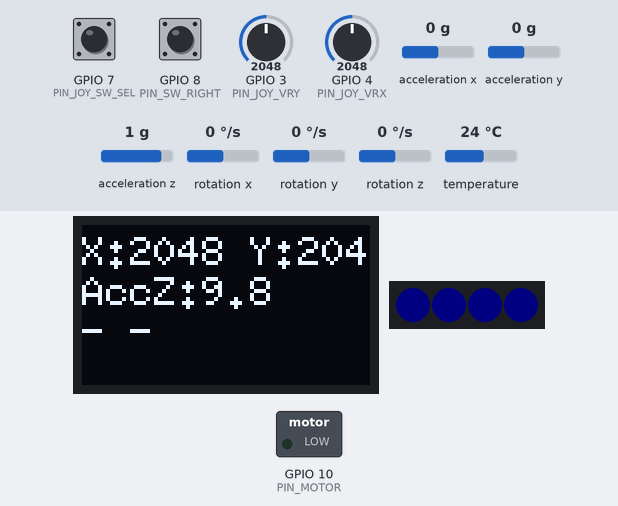
Bench run of a sketch on a simulated ESP32-C3. Shown: 72×40 one-colour display, 4 RGB LEDs in strip order, left to right, switched loads named in the sketch (green lamp = pin HIGH). The test bench sets the inputs (shaded band); at power-on: GPIO 8 (PIN_SW_RIGHT) HIGH, GPIO 7 (PIN_JOY_SW_SEL) HIGH, acceleration z 1 g, GPIO 3 (PIN_JOY_VRY) = 2048, GPIO 4 (PIN_JOY_VRX) = 2048, acceleration x 0 g, acceleration y 0 g, rotation x 0 °/s, rotation y 0 °/s, rotation z 0 °/s, temperature 24 °C. Dim RGB values are drawn brighter than linear.

Above: at 1.2 s.
1.3 s: GPIO 8 (PIN_SW_RIGHT) pulled LOW for 0.15 s
At 1.45 s:
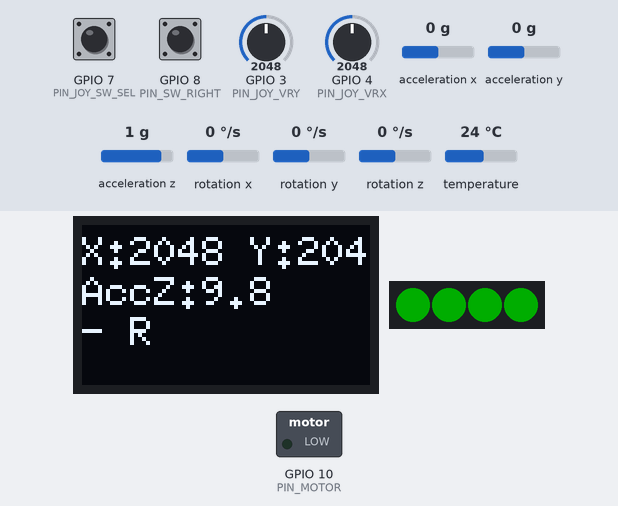
3.0 s: GPIO 7 (PIN_JOY_SW_SEL) pulled LOW for 0.15 s
At 4.3 s:
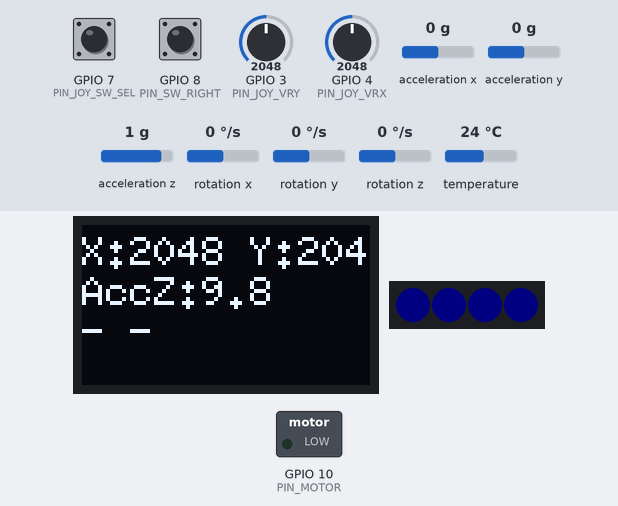
4.6 s: acceleration z set to -1.4 g
At 5.4 s:
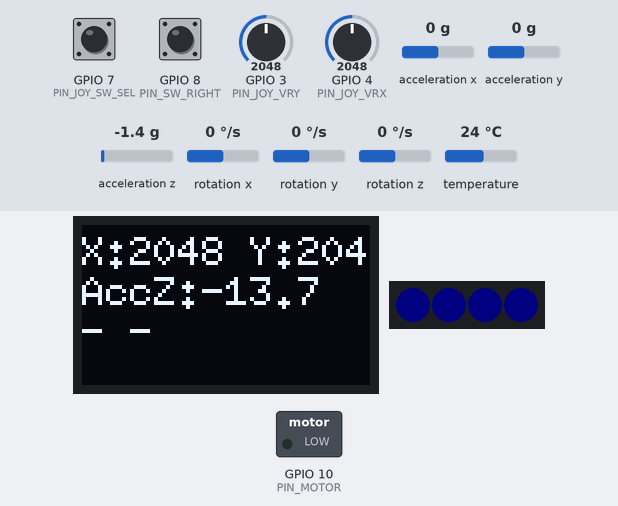
6.1 s: GPIO 3 (PIN_JOY_VRY) set to 2866
At 6.5 s:
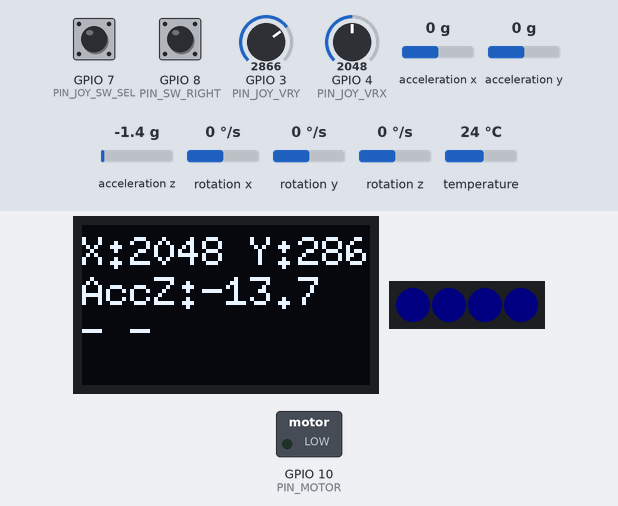
7.7 s: GPIO 4 (PIN_JOY_VRX) set to 2866
At 8.8 s:
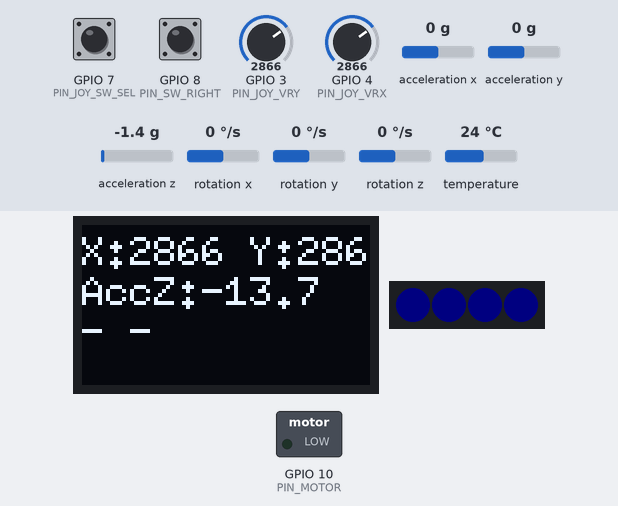
9.2 s: GPIO 8 (PIN_SW_RIGHT) pulled LOW for 1 s
At 10.0 s:
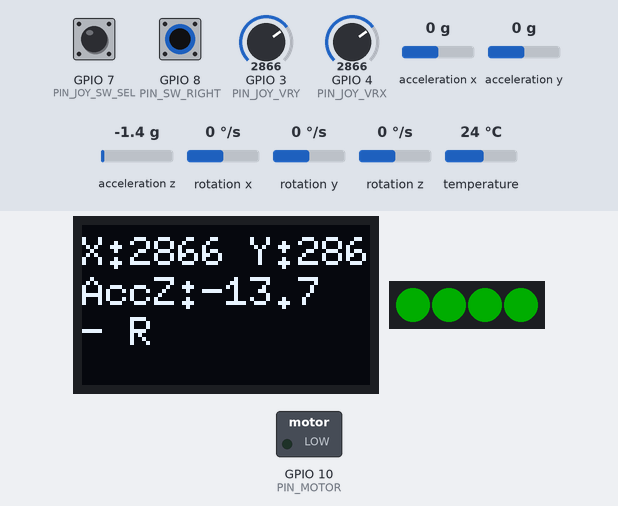
Timing chart, 0 to 12.2 s (numbered marks = the images above; inputs shaded):
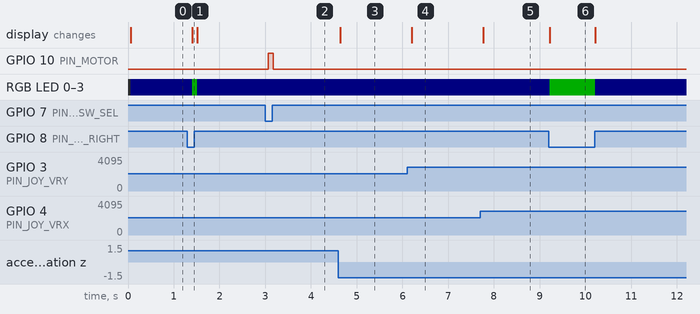

Measured:
- after the input at 1.3 s, RGB LED 0–3: RGB(0, 0, 5) → RGB(0, 50, 0) after 0.10 s, → RGB(0, 0, 5) 0.11 s later; the display: changes after 0.10 s (image 1)
- after the input at 3.0 s, GPIO 10 (PIN_MOTOR): LOW → HIGH after 0.07 s, → LOW 0.11 s later
- after the input at 4.6 s, the display: changes at once (image 3)
- after the input at 6.1 s, the display: changes after 0.10 s (image 4)
- after the input at 7.7 s, the display: changes after 0.06 s (image 5)
- after the input at 9.2 s, RGB LED 0–3: RGB(0, 0, 5) → RGB(0, 50, 0) at once, → RGB(0, 0, 5) 1.0 s later; the display: changes at once (image 6)

The sketch:

ESP32C3_Remote_Controller.ino
```cpp
/*
  ESP32C3_Remote_Controller
  פרויקט מאוחד המפעיל את כל יחידות החומרה על הלוח:
  OLED 0.42", MPU6050, ג'ויסטיק, מנוע רטט, 4 לדים RGB, כפתורים SW_LEFT/SW_RIGHT

  כל מודול חומרה מחולק לזוג קבצים משלו (h/cpp) - ראו את שאר
  הכרטיסיות בפרויקט הזה ב-Arduino IDE.

  לפני שמריצים את הקובץ הזה - כדאי לוודא שכל רכיב עובד בנפרד
  דרך הסקצ'ים ב-examples/Test_01..Test_06.
*/
#include "Pins.h"
#include "OLED_Display.h"
#include "IMU_MPU6050.h"
#include "Joystick.h"
#include "VibrationMotor.h"
#include "RGB_LEDs.h"
#include "Buttons.h"

void setup() {
  Serial.begin(115200);

  oledInit();      // גם מאתחל את ה-I2C (Wire.begin) - חייב לרוץ ראשון
  imuInit();
  joystickInit();
  motorInit();
  ledsInit();
  buttonsInit();

  oledClear();
  oledPrintLine(0, "Remote Ready");
  oledShow();
}

void loop() {
  JoystickData joy = joystickRead();
  ImuData imu = imuRead();
  bool left  = buttonLeftPressed();
  bool right = buttonRightPressed();

  // רטט כשלוחצים על הג'ויסטיק
  if (joy.pressed) motorOn();
  else motorOff();

  // לדים: אדום = שמאל, ירוק = ימין, כחול עמום = מנוחה
  if (left)       ledsSetAll(255, 0, 0);
  else if (right) ledsSetAll(0, 255, 0);
  else            ledsSetAll(0, 0, 30);
  ledsShow();

  // תצוגת מצב על המסך
  oledClear();
  oledPrintLine(0, "X:" + String(joy.x) + " Y:" + String(joy.y));
  oledPrintLine(1, "AccZ:" + String(imu.accelZ, 1));
  oledPrintLine(2, String(left ? "L" : "-") + " " + String(right ? "R" : "-"));
  oledShow();

  delay(100);
}
```

Buttons.cpp
```cpp
#include "Buttons.h"
#include "Pins.h"

void buttonsInit() {
  pinMode(PIN_SW_LEFT, INPUT);   // פול-אפ חיצוני קיים בחומרה (R2)
  pinMode(PIN_SW_RIGHT, INPUT);  // פול-אפ חיצוני קיים בחומרה (R3)
}

bool buttonLeftPressed()  { return digitalRead(PIN_SW_LEFT)  == LOW; }
bool buttonRightPressed() { return digitalRead(PIN_SW_RIGHT) == LOW; }
```

Buttons.h
```cpp
#pragma once
#include <Arduino.h>

void buttonsInit();
bool buttonLeftPressed();
bool buttonRightPressed();
```

IMU_MPU6050.cpp
```cpp
#include "IMU_MPU6050.h"
#include "Pins.h"
#include <Wire.h>
#include <Adafruit_MPU6050.h>
#include <Adafruit_Sensor.h>

static Adafruit_MPU6050 mpu;

bool imuInit() {
  // ה-I2C כבר אותחל ב-oledInit() (Wire.begin(PIN_SDA, PIN_SCL)).
  // אם רוצים להריץ את המודול הזה לבד בלי ה-OLED, יש לקרוא כאן
  // Wire.begin(PIN_SDA, PIN_SCL) לפני mpu.begin().
  if (!mpu.begin()) {
    Serial.println("שגיאה: MPU6050 לא נמצא (בדוק VCC=3.3V, SDA=IO5, SCL=IO6)");
    return false;
  }

  mpu.setAccelerometerRange(MPU6050_RANGE_8_G);
  mpu.setGyroRange(MPU6050_RANGE_500_DEG);
  mpu.setFilterBandwidth(MPU6050_BAND_21_HZ);
  return true;
}

ImuData imuRead() {
  sensors_event_t a, g, temp;
  mpu.getEvent(&a, &g, &temp);

  ImuData d;
  d.accelX = a.acceleration.x;
  d.accelY = a.acceleration.y;
  d.accelZ = a.acceleration.z;
  d.gyroX  = g.gyro.x;
  d.gyroY  = g.gyro.y;
  d.gyroZ  = g.gyro.z;
  d.tempC  = temp.temperature;
  return d;
}
```

IMU_MPU6050.h
```cpp
#pragma once
#include <Arduino.h>

struct ImuData {
  float accelX, accelY, accelZ;
  float gyroX, gyroY, gyroZ;
  float tempC;
};

bool imuInit();
ImuData imuRead();
```

Joystick.cpp
```cpp
#include "Joystick.h"
#include "Pins.h"

void joystickInit() {
  pinMode(PIN_JOY_SW_SEL, INPUT); // פול-אפ חיצוני קיים בחומרה (R1)
  analogSetPinAttenuation(PIN_JOY_VRX, ADC_11db);
  analogSetPinAttenuation(PIN_JOY_VRY, ADC_11db);
}

JoystickData joystickRead() {
  JoystickData d;
  d.x = analogRead(PIN_JOY_VRX);
  d.y = analogRead(PIN_JOY_VRY);
  d.pressed = (digitalRead(PIN_JOY_SW_SEL) == LOW);
  return d;
}
```

Joystick.h
```cpp
#pragma once
#include <Arduino.h>

struct JoystickData {
  int x;
  int y;
  bool pressed;
};

void joystickInit();
JoystickData joystickRead();
```

OLED_Display.cpp
```cpp
#include "OLED_Display.h"
#include "Pins.h"
#include <Wire.h>
#include <U8g2lib.h>

static U8G2_SSD1306_72X40_ER_F_HW_I2C u8g2(U8G2_R0, U8X8_PIN_NONE);

void oledInit() {
  // חובה להריץ Wire.begin() לפני u8g2.begin() - הקונסטרוקטור F_HW_I2C
  // לא מקבל פיני SDA/SCL, הוא משתמש באובייקט Wire הגלובלי כמו שהוא.
  Wire.begin(PIN_SDA, PIN_SCL);

  u8g2.begin();
  u8g2.clearBuffer();
  u8g2.setFont(u8g2_font_6x10_tf);
  u8g2.sendBuffer();
}

void oledClear() {
  u8g2.clearBuffer();
}

void oledPrintLine(uint8_t line, const String &text) {
  // u8g2_font_6x10_tf: כל שורה כ-10px גובה, ה-y הוא ה-baseline של הטקסט
  u8g2.drawStr(0, (line + 1) * 10, text.c_str());
}

void oledShow() {
  u8g2.sendBuffer();
}
```

OLED_Display.h
```cpp
#pragma once
#include <Arduino.h>

void oledInit();
void oledClear();
void oledPrintLine(uint8_t line, const String &text);
void oledShow();
```

RGB_LEDs.cpp
```cpp
#include "RGB_LEDs.h"
#include "Pins.h"
#include <Adafruit_NeoPixel.h>

static Adafruit_NeoPixel strip(NUM_LEDS, PIN_LEDS, NEO_GRB + NEO_KHZ800);

void ledsInit() {
  strip.begin();
  strip.setBrightness(50);
  strip.show();
}

void ledsSetAll(uint8_t r, uint8_t g, uint8_t b) {
  strip.fill(strip.Color(r, g, b));
}

void ledsSetPixel(uint8_t index, uint8_t r, uint8_t g, uint8_t b) {
  strip.setPixelColor(index, strip.Color(r, g, b));
}

void ledsShow()  { strip.show(); }
void ledsClear() { strip.clear(); }
```

RGB_LEDs.h
```cpp
#pragma once
#include <Arduino.h>

void ledsInit();
void ledsSetAll(uint8_t r, uint8_t g, uint8_t b);
void ledsSetPixel(uint8_t index, uint8_t r, uint8_t g, uint8_t b);
void ledsShow();
void ledsClear();
```

VibrationMotor.cpp
```cpp
#include "VibrationMotor.h"
#include "Pins.h"

void motorInit() {
  pinMode(PIN_MOTOR, OUTPUT);
  digitalWrite(PIN_MOTOR, LOW);
}

void motorOn()  { digitalWrite(PIN_MOTOR, HIGH); }
void motorOff() { digitalWrite(PIN_MOTOR, LOW); }
```

VibrationMotor.h
```cpp
#pragma once
#include <Arduino.h>

void motorInit();
void motorOn();
void motorOff();
```

Pins.h
```cpp
#pragma once

// מיפוי פינים - ESP32-C3 0.42 OLED Remote Controller
// מבוסס על הסכמה: H1/H2 (HDR-F-2.54 1x8) מחוברים ישירות ל-U1

// I2C - משותף בין ה-OLED המובנה לבין MPU6050 החיצוני
#define PIN_SDA         5
#define PIN_SCL         6

// ג'ויסטיק (VRX/VRY אנלוגי + לחיצה)
#define PIN_JOY_VRY     3
#define PIN_JOY_VRX     4
#define PIN_JOY_SW_SEL  7   // active LOW, פול-אפ חיצוני 10k על הלוח (R1)

// כפתורים
#define PIN_SW_LEFT     0   // active LOW, פול-אפ חיצוני 10k על הלוח (R2)
#define PIN_SW_RIGHT    8   // active LOW, פול-אפ חיצוני 10k על הלוח (R3)

// מנוע רטט (Q1 MOSFET), HIGH = דולק
#define PIN_MOTOR       10

// לדים WS2812B (4 יחידות בשרשור)
#define PIN_LEDS        1
#define NUM_LEDS        4

// פינים פנויים המובאים לחיבור אך לא בשימוש בסכמה זו.
// שני אלה הם strapping pins ב-ESP32-C3 - לא מומלץ להשתמש בהם
// כפלטים דיגיטליים כלליים בלי להבין את השפעת מצב האתחול:
//   IO9 (GPIO9) - strapping pin
//   IO2 (GPIO2) - strapping pin
```
